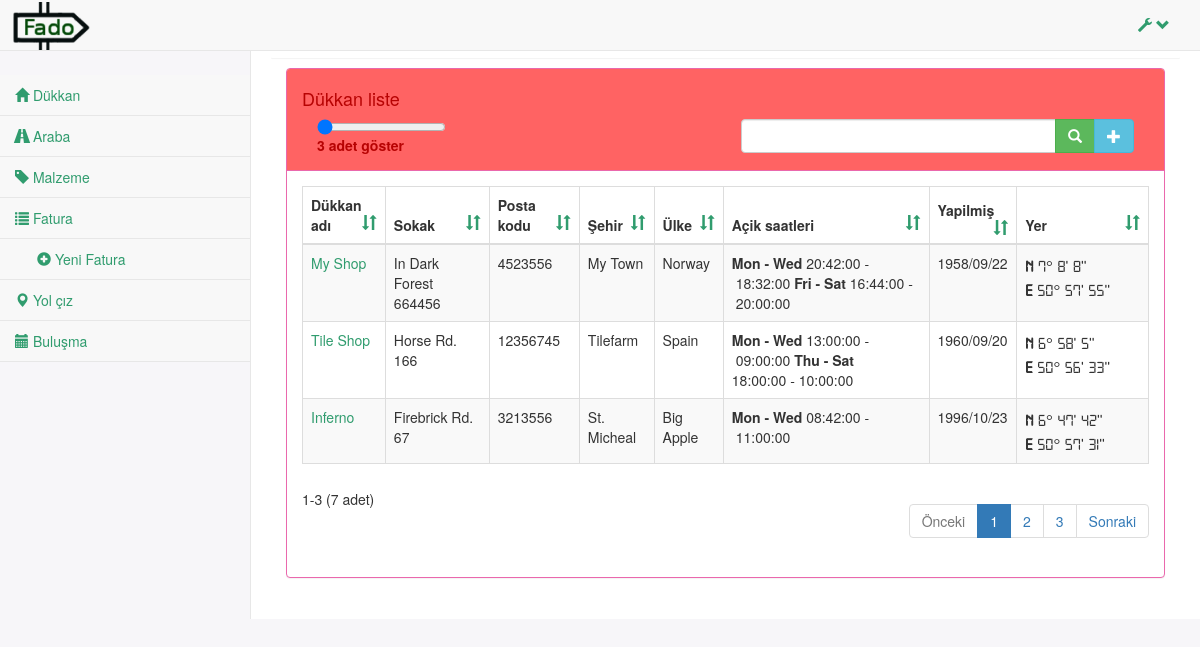
Screenshot of / (signed in) with the database file from the repository.
### tables this page shows
CREATE TABLE `fado_user_settings` (
  `id` int(11) NOT NULL AUTO_INCREMENT,
  `user_id` int(11) DEFAULT NULL,
  `name` varchar(256) DEFAULT NULL,
  `value` varchar(256) DEFAULT NULL,
  `changed` datetime DEFAULT '0000-00-00 00:00:00' ON UPDATE current_timestamp(),
  `created` datetime NOT NULL DEFAULT '0000-00-00 00:00:00',
  PRIMARY KEY (`id`),
  KEY `user_id` (`user_id`),
  CONSTRAINT `fado_user_settings_ibfk_1` FOREIGN KEY (`user_id`) REFERENCES `fado_user` (`id`) ON DELETE CASCADE
);

CREATE TABLE `fado_cache` (
  `session` varchar(64) DEFAULT NULL,
  `name` varchar(64) DEFAULT NULL,
  `value` varchar(9999) NOT NULL
);

### templates/bs/shoptable.phtml (the view, shortened to what the rows shown need)
<div class="colh1-lg-12">
    <div class="panel panel-default panel-fire">
            <?php
                $view->includeTemplate('tableheader', array('list' => $shops, 'viewClass' => 'sh', 'viewPrefix' => 'SHOPS'));
                if($shops->count() > 0) {
            ?>
                    <tbody>
            <?php
                        foreach($shops->get() as $shop) {
                            $openingHours = json_decode($shop['opening_hours'], true);
            ?>
                        <tr class="gradeA odd">
                            <td class="sorting_1"><a href="<?php echo $view->getRewriteUrl(array('shop' => $shop['sid']), 'sh'); ?>#shop-panel"><?php echo $shop['description']; ?></a></td>
                            <td><?php echo $shop['street']; ?> <?php echo $shop['streetnr']; ?></td>
                            <td><?php echo $shop['zip']; ?></td>
                            <td class="center"><?php echo $shop['city']; ?></td>
                            <td class="center"><?php echo $shop['country']; ?></td>
                            <td class="center">
                                <?php
                                    foreach ($openingHours as $key => $hour) {
                                        $times = explode('-', $hour['range']);
                                        $openingHours[$key]['start'] = $times[0];
                                        $openingHours[$key]['stop'] = $times[1];
                                        $formattedRange = $view->formatDateTime('2017-01-' . ($openingHours[$key]['start'] + 2), '%a') . ' - ' . $view->formatDateTime('2017-01-' . ($openingHours[$key]['stop'] + 2), '%a');
                                        ?>
                                <b><?php echo '' . $formattedRange; ?></b>
                                <?php echo $view->formatTime($openingHours[$key]['open']) . '&nbsp;-&nbsp;' .  $view->formatTime($openingHours[$key]['close']); ?>
                                <?php
                                    }
                                ?>
                            </td>
                            <td class="center"><?php echo $view->formatDate($shop['established']); ?></td>
                            <td class="center"><span class="digital7"><?php echo $view->DDtoDMS($shop['lng'], 'lng') . ' ' . $view->DDtoDMS($shop['lat'], 'lat'); ?></span></td>
                        </tr>
            <?php
                        }
                }
            ?>
                    </tbody>
                </table>
            </div>
            <?php
                $view->includeTemplate('tablenavigation', array('list' => $shops, 'viewClass' => 'sh'));
            ?>
        </div>
    </div>
</div>

### templates/bs/tableheader.phtml (shortened to what the rows shown need)
<?php
$currentItemsPerPage = $list->getItemsPerPage();
$listCount = (int)Settings::get('list_count_single');
if (!isset($showAddButton)) {
    $showAddButton = true;
}
?>
<div class="panel-heading">
    <div class="">
        <h4><?php echo $view->translate($viewPrefix . '_TABLE_HEADER'); ?></h4>
    </div>
    <div class="row">
        <div class="col-lg-12">
            <div class="col-lg-6">
                <div class="table-item-count-select">
                    <input class="slider" id="itemspc" type="range" min="<?php echo $listCount; ?>" max="<?php echo $listCount * 10; ?>" value="<?php echo $currentItemsPerPage; ?>" >
                    <label id="itemspclabel"><?php echo $view->translate('SHOW_ENTRIES_TEXT', $currentItemsPerPage); ?></label>
                </div>
            </div>
            <div class="col-lg-6">
                <div class="table-filter">
                    <form method="POST" name="search" action="<?php echo $view->getRewriteURL(array(), $viewClass); ?>">
                        <div class="input-group">
                            <input name="search" class="form-control" type="text" value="<?php echo $view->getCacheParameter('search'); ?>">
                            <span class="input-group-btn">
                                <button type="submit" class="btn btn-success" ><span class="glyphicon glyphicon-search"></span></button>
                                <?php
                                if ($showAddButton && $view->userRights->isAllowed($viewClass, 2)) {
                                ?>
                                <button type="button" id="add-<?php echo $viewClass; ?>" class="btn btn-info"><span class="glyphicon glyphicon-plus"></button>
                                <?php
                                }
                                ?>
                            </span>
                        </div>
                    </form>
                </div>
            </div>
        </div>
    </div>
</div>
<div class="panel-body table-responsive table-bordered">
    <div class="form-inline dt-bootstrap no-footer">
         <table class="table table-striped table-bordered table-hover no-footer" id="<?php echo $viewClass; ?>-table" role="grid" style="width: 100%;">
            <thead>
                <tr>
                <?php
                $columns = constant($viewPrefix . '_TABLE_COLUMNS');
                $dataTypes = \Fado\Model\SQLCache::singleton()::getColumnDataType($viewPrefix, $columns);
                foreach ($columns as $column) {
                    if ($column == 'shop_name') {
                        $column = 'shop_id';
                        $symbolUp = '<span class="glyphicon glyphicon-sort-by-alphabet pull-right"></span>';
                        $symbolDown = '<span class="glyphicon glyphicon-sort-by-alphabet-alt pull-right"></span>';
                    } else if ($column == 'shop_seller') {
                        $column = 'shop_id_seller';
                        $symbolUp = '<span class="glyphicon glyphicon-sort-by-alphabet pull-right"></span>';
                        $symbolDown = '<span class="glyphicon glyphicon-sort-by-alphabet-alt pull-right"></span>';
                    } else if ($column == 'shop_customer') {
                        $column = 'shop_id_customer';
                        $symbolUp = '<span class="glyphicon glyphicon-sort-by-alphabet pull-right"></span>';
                        $symbolDown = '<span class="glyphicon glyphicon-sort-by-alphabet-alt pull-right"></span>';
                    } else if ($column == 'location') {
                        $symbolUp = '<span class="glyphicon glyphicon-sort-by-attributes pull-right"></span>';
                        $symbolDown = '<span class="glyphicon glyphicon-sort-by-attributes-alt pull-right"></span>';
                    } else if ($column == 'opening_hours') {
                        $symbolUp = '<span class="glyphicon glyphicon-sort-by-attributes pull-right"></span>';
                        $symbolDown = '<span class="glyphicon glyphicon-sort-by-attributes-alt pull-right"></span>';
                    } else if ($column == 'delete') {
                        $symbolUp = '<span class="glyphicon glyphicon-sort-by-attributes pull-right"></span>';
                        $symbolDown = '<span class="glyphicon glyphicon-sort-by-attributes-alt pull-right"></span>';
                    } else if ($dataTypes[$column]['DATA_TYPE'] == 'int' || $dataTypes[$column]['DATA_TYPE'] == 'double') {
                        $symbolUp = '<span class="glyphicon glyphicon-sort-by-order pull-right"></span>';
                        $symbolDown = '<span class="glyphicon glyphicon-sort-by-order-alt pull-right"></span>';
                    } else if ($dataTypes[$column]['DATA_TYPE'] == 'timestamp' || $dataTypes[$column]['DATA_TYPE'] == 'date') {
                        $symbolUp = '<span class="glyphicon glyphicon-sort-by-attributes pull-right"></span>';
                        $symbolDown = '<span class="glyphicon glyphicon-sort-by-attributes-alt pull-right"></span>';
                    } else if ($dataTypes[$column]['DATA_TYPE'] == 'varchar') {
                        $symbolUp = '<span class="glyphicon glyphicon-sort-by-alphabet pull-right"></span>';
                        $symbolDown = '<span class="glyphicon glyphicon-sort-by-alphabet-alt pull-right"></span>';
                    } else {
                        $symbolUp = '<span class="glyphicon glyphicon-sort-by-attributes pull-right"></span>';
                        $symbolDown = '<span class="glyphicon glyphicon-sort-by-attributes-alt pull-right"></span>';
                    }
                    $label = $view->translate($viewPrefix . '_LABEL_' . mb_strtoupper($column), (isset($columnLabelReplaceString) ? $columnLabelReplaceString : ''));
                    if ($view->getCacheParameter('sort') == $column && $view->getCacheParameter('sort_d') == 'ASC') {
                ?>
                    <th class="" tabindex="0"rowspan="1" colspan="1" aria-sort="ascending" aria-label="sort up"><?php echo $label; ?><a href="<?php echo $view->getRewriteURL(array('sort' => '', 'order' => ''), $viewClass); ?>"><?php echo $symbolUp; ?></a></th>
                <?php
                    } else if ($view->getCacheParameter('sort') == $column && $view->getCacheParameter('sort_d') == 'DESC') {
                ?>
                    <th class="" tabindex="0" rowspan="1" colspan="1" aria-sort="descending" aria-label="sort down"><?php echo $label; ?><a href="<?php echo $view->getRewriteURL(array('sort' => $column, 'order' => 'ASC'), $viewClass); ?>"><?php echo $symbolDown; ?></a></th>
                <?php
                    } else {
                ?>
                    <th class="" tabindex="0" rowspan="1" colspan="1"><?php echo $label; ?><a href="<?php echo $view->getRewriteURL(array('sort' => $column, 'order' => 'DESC'), $viewClass); ?>"><span class="glyphicon glyphicon-sort pull-right"></span></a></th>
                <?php
                    }
                }
                ?>
                </tr>
            </thead>

### templates/bs/tablenavigation.phtml (shortened to what the rows shown need)
<?php
$currentPage = $list->getCurrentPage();
$start = $list->getItemsPerPage() * ($list->getCurrentPage() - 1);
$start = ($list->count() < 1) ? 0 : $start + 1;
$end   = $start + $list->getItemsPerPage() - 1;
$end   = ($list->count() < $end) ? $list->count() : $end;
?>
<div class="row">
    <div class="col-sm-2">
        <div class="paging_count">
            <div class="" role="status" aria-live="polite">
                <?php echo $view->translate('TABLE_ENTRIES', $start, $end, $list->count()); ?>
            </div>
        </div>
    </div>
    <div class="col-sm-10">
        <div class="paging_simple_numbers">
            <ul class="pagination">
                <?php
                    if ($currentPage != 1) {
                ?>
                <li class="paginate_button previous">
                    <a href="<?php echo $view->getRewriteURL(array('p' => ($currentPage - 1)), $viewClass); ?>"><?php echo $view->translate('TABLE_PREVIOUS'); ?></a>
                </li>
                <?php
                    } else {
                ?>
                <li class="paginate_button previous disabled" tabindex="0">
                    <a href="#"><?php echo $view->translate('TABLE_PREVIOUS'); ?></a>
                </li>
                <?php
                    }
                ?>
                <?php
                    for($i = 1; $i <= $list->getPageCount(); $i++) {
                ?>
                <li class="paginate_button <?php echo (($currentPage == $i) ? 'active' : ''); ?>" tabindex="0"><a href="<?php echo $view->getRewriteURL(array('p' =>  $i),  $viewClass); ?>"><?php echo $i; ?></a></li>
                <?php
                    }
                ?>
                <?php
                    if ($currentPage + 1 <= $list->getPageCount()) {
                ?>
                <li class="paginate_button next" tabindex="0"><a href="<?php echo $view->getRewriteURL(array('p' =>  ($currentPage + 1)), $viewClass); ?>"><?php echo $view->translate('TABLE_NEXT'); ?></a></li>
                <?php
                    } else {
                ?>
                <li class="paginate_button next disabled" tabindex="0"><a href="#"><?php echo $view->translate('TABLE_NEXT'); ?></a></li>
                <?php
                    }
                ?>
            </ul>
        </div>
    </div>
</div>

### rows the page displays
fado_user_settings: value "3", value "3 adet göster", value.value "1-3 (7 adet)"
fado_user_settings: value "20:42:00", value "18:32:00", value "16:44:00", value "20:00:00", value "13:00:00", value "09:00:00", value "18:00:00", value "10:00:00", value "08:42:00", value "11:00:00"
fado_user_settings: value "1958/09/22", value "1960/09/20", value "1996/10/23"

### other values shown
$view->translate('NAV_SHOP') "Dükkan"
$view->translate('NAV_VEHICLES') "Araba"
$view->translate('NAV_WAREHOUSE') "Malzeme"
$view->translate('NAV_INVOICES') "Fatura"
$view->translate('NAV_NEW_INVOICE') "Yeni Fatura"
$view->translate('NAV_ROUTES') "Yol çız"
$view->translate('NAV_MEETINGS') "Buluşma"
$view->translate($viewPrefix . '_TABLE_HEADER') "Dükkan liste"
$label "Dükkan adı"
$label "Sokak"
$label "Posta kodu"
$label "Şehir"
$label "Ülke"
$label "Açik saatleri"
$label "Yapilmiş"
